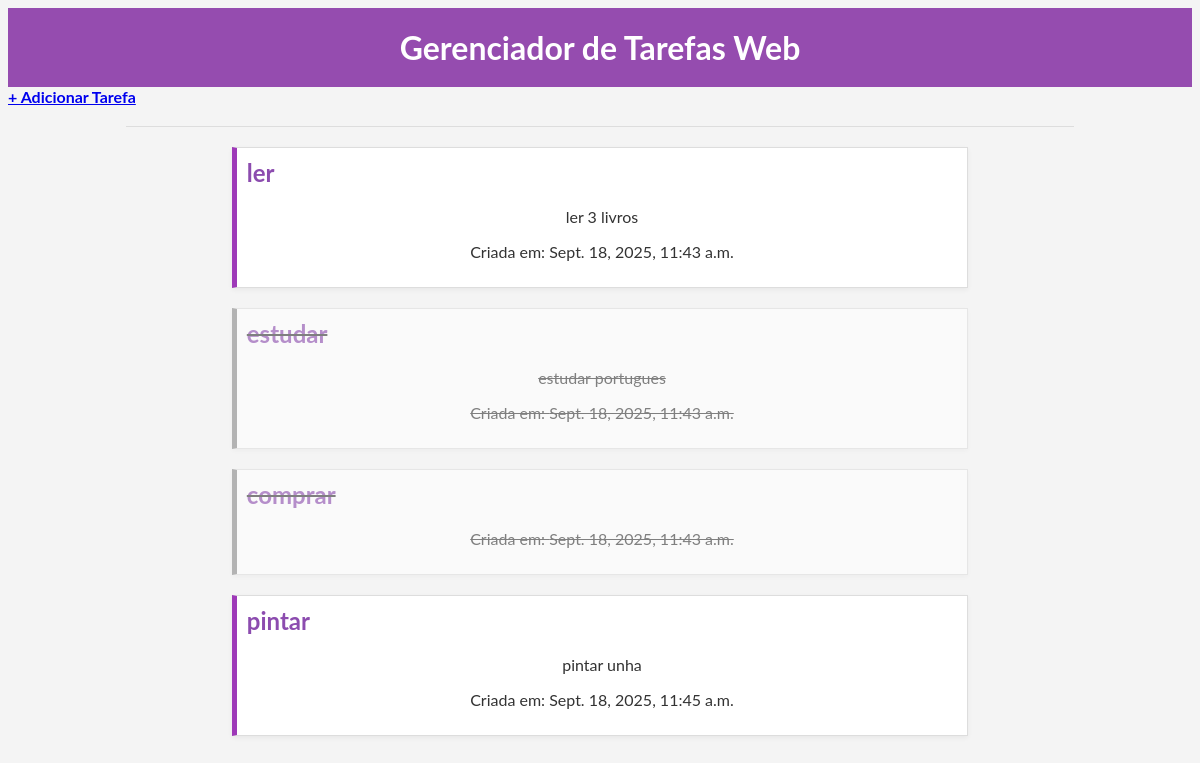
Page /tarefas/ on the earlier database version.
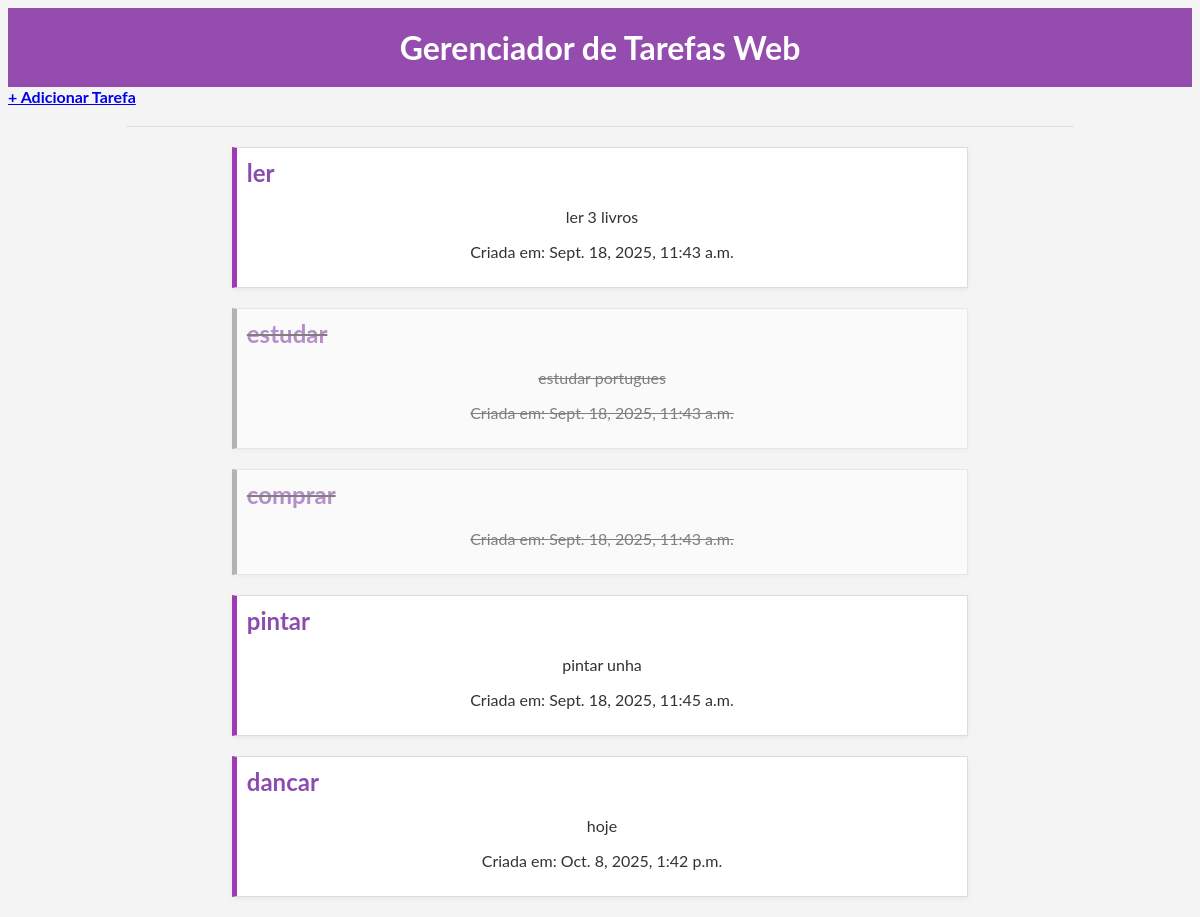
Same page on the later database version.
### tarefas/models.py (models this page shows, shortened)
class Tarefa (models.Model):
    titulo = models.CharField (max_length = 200)
    descricao = models.TextField (blank = True, null = True)
    data_descricao = models.DateTimeField (auto_now_add = True)
    concluida = models.BooleanField (default = False)

### tarefas/views.py (the view)
# urls.py: path('', views.listar_tarefas , name = 'listar_tarefas'),
def listar_tarefas(request):
    tarefas_salvas = Tarefa.objects.all()
    contexto = {
        'minhas_tarefas': tarefas_salvas
    }
    return render(request, 'tarefas/lista.html', contexto)

### tarefas/templates/tarefas/lista.html (shortened to what this page needs)
<!DOCTYPE html>
<html lang="pt-br">
<head>
    {% load static %}
    <link rel="stylesheet" href="{% static 'lista/lista.css' %}">
</head>
<body>
    <h1>Gerenciador de Tarefas Web</h1>
    <a href="{% url 'adicionar_tarefa' %}"><strong>+ Adicionar Tarefa</strong></a>
    <hr>
    {% for tarefa in minhas_tarefas %}
        <div class="tarefa {% if tarefa.concluida %}concluida{% endif %}">
            <h2><a href="{% url 'detalhe_tarefa' tarefa.id %}">{{ tarefa.titulo }}</a></h2>
            <p>{{tarefa.descricao}}</p>
            <p>Criada em: {{tarefa.data_descricao}}</p>
        </div>
    {% empty %}
        <p>Nenhuma tarefa cadastrada ainda. Adicione algumas no <a href="/admin/">Admin</a></p>
    {% endfor %}
</body>
</html>

Differences in the rows shown:
added Tarefa: titulo "dancar", descricao "hoje", data_descricao "Oct. 8, 2025, 1:42 p.m."
